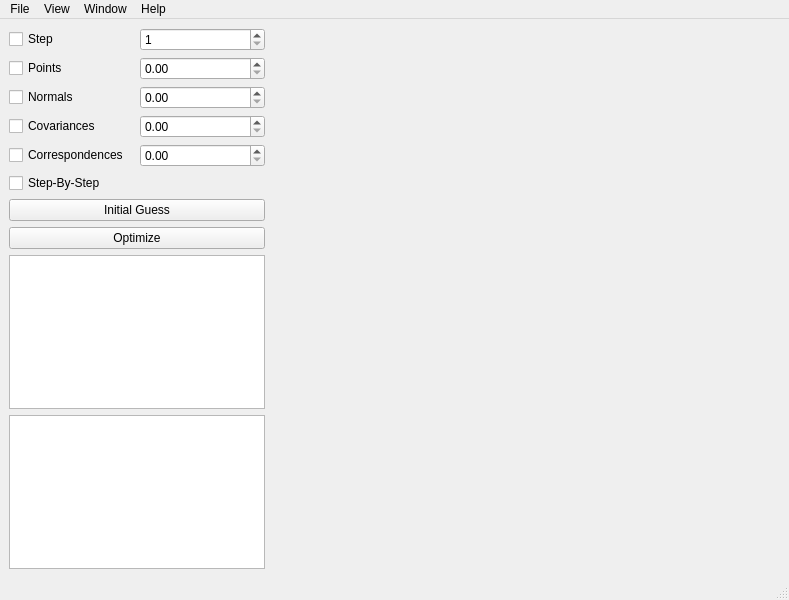
<?xml version="1.0" encoding="UTF-8"?>
<ui version="4.0">
 <class>MainWindow</class>
 <widget class="QMainWindow" name="MainWindow">
  <property name="geometry">
   <rect>
    <x>0</x>
    <y>0</y>
    <width>789</width>
    <height>600</height>
   </rect>
  </property>
  <property name="sizePolicy">
   <sizepolicy hsizetype="Maximum" vsizetype="Maximum">
    <horstretch>0</horstretch>
    <verstretch>0</verstretch>
   </sizepolicy>
  </property>
  <property name="windowTitle">
   <string>MainWindow</string>
  </property>
  <widget class="QWidget" name="centralwidget">
   <property name="sizePolicy">
    <sizepolicy hsizetype="Maximum" vsizetype="Maximum">
     <horstretch>0</horstretch>
     <verstretch>0</verstretch>
    </sizepolicy>
   </property>
   <property name="maximumSize">
    <size>
     <width>16777215</width>
     <height>16777215</height>
    </size>
   </property>
   <property name="layoutDirection">
    <enum>Qt::LeftToRight</enum>
   </property>
   <layout class="QHBoxLayout" name="horizontalLayout" stretch="0,0">
    <item>
     <layout class="QVBoxLayout" name="verticalLayout">
      <item>
       <layout class="QGridLayout" name="gridLayout">
        <item row="3" column="0">
         <widget class="QCheckBox" name="checkBox_normals">
          <property name="text">
           <string>Normals</string>
          </property>
         </widget>
        </item>
        <item row="1" column="1">
         <widget class="QSpinBox" name="spinBox_step">
          <property name="minimum">
           <number>1</number>
          </property>
         </widget>
        </item>
        <item row="5" column="0">
         <widget class="QCheckBox" name="checkBox_correspondences">
          <property name="text">
           <string>Correspondences</string>
          </property>
         </widget>
        </item>
        <item row="1" column="0">
         <widget class="QCheckBox" name="checkBox_step">
          <property name="text">
           <string>Step</string>
          </property>
         </widget>
        </item>
        <item row="2" column="0">
         <widget class="QCheckBox" name="checkBox_points">
          <property name="text">
           <string>Points</string>
          </property>
         </widget>
        </item>
        <item row="4" column="0">
         <widget class="QCheckBox" name="checkBox_covariances">
          <property name="text">
           <string>Covariances</string>
          </property>
         </widget>
        </item>
        <item row="2" column="1">
         <widget class="QDoubleSpinBox" name="doubleSpinBox_points">
          <property name="singleStep">
           <double>0.250000000000000</double>
          </property>
         </widget>
        </item>
        <item row="3" column="1">
         <widget class="QDoubleSpinBox" name="doubleSpinBox_normals">
          <property name="singleStep">
           <double>0.010000000000000</double>
          </property>
         </widget>
        </item>
        <item row="4" column="1">
         <widget class="QDoubleSpinBox" name="doubleSpinBox_covariances">
          <property name="singleStep">
           <double>0.010000000000000</double>
          </property>
         </widget>
        </item>
        <item row="5" column="1">
         <widget class="QDoubleSpinBox" name="doubleSpinBox_correspondences">
          <property name="singleStep">
           <double>0.010000000000000</double>
          </property>
         </widget>
        </item>
       </layout>
      </item>
      <item>
       <widget class="QCheckBox" name="checkBox_step_by_step">
        <property name="sizePolicy">
         <sizepolicy hsizetype="Minimum" vsizetype="Fixed">
          <horstretch>0</horstretch>
          <verstretch>0</verstretch>
         </sizepolicy>
        </property>
        <property name="text">
         <string>Step-By-Step</string>
        </property>
       </widget>
      </item>
      <item>
       <widget class="QPushButton" name="pushButton_initial_guess">
        <property name="sizePolicy">
         <sizepolicy hsizetype="Minimum" vsizetype="Fixed">
          <horstretch>0</horstretch>
          <verstretch>0</verstretch>
         </sizepolicy>
        </property>
        <property name="text">
         <string>Initial Guess</string>
        </property>
       </widget>
      </item>
      <item>
       <widget class="QPushButton" name="pushButton_optimize">
        <property name="sizePolicy">
         <sizepolicy hsizetype="Minimum" vsizetype="Fixed">
          <horstretch>0</horstretch>
          <verstretch>0</verstretch>
         </sizepolicy>
        </property>
        <property name="text">
         <string>Optimize</string>
        </property>
       </widget>
      </item>
      <item>
       <widget class="QGraphicsView" name="graphicsView1_2d">
        <property name="sizePolicy">
         <sizepolicy hsizetype="Minimum" vsizetype="Expanding">
          <horstretch>0</horstretch>
          <verstretch>0</verstretch>
         </sizepolicy>
        </property>
       </widget>
      </item>
      <item>
       <widget class="QGraphicsView" name="graphicsView2_2d">
        <property name="sizePolicy">
         <sizepolicy hsizetype="Minimum" vsizetype="Expanding">
          <horstretch>0</horstretch>
          <verstretch>0</verstretch>
         </sizepolicy>
        </property>
       </widget>
      </item>
     </layout>
    </item>
    <item>
     <layout class="QVBoxLayout" name="verticalLayout_2">
      <item>
       <spacer name="horizontalSpacer">
        <property name="orientation">
         <enum>Qt::Horizontal</enum>
        </property>
        <property name="sizeType">
         <enum>QSizePolicy::Expanding</enum>
        </property>
        <property name="sizeHint" stdset="0">
         <size>
          <width>10000</width>
          <height>0</height>
         </size>
        </property>
       </spacer>
      </item>
      <item>
       <widget class="QGLViewer" name="viewer_3d">
        <property name="sizePolicy">
         <sizepolicy hsizetype="Expanding" vsizetype="Expanding">
          <horstretch>0</horstretch>
          <verstretch>0</verstretch>
         </sizepolicy>
        </property>
       </widget>
      </item>
     </layout>
    </item>
   </layout>
  </widget>
  <widget class="QMenuBar" name="menubar">
   <property name="geometry">
    <rect>
     <x>0</x>
     <y>0</y>
     <width>789</width>
     <height>25</height>
    </rect>
   </property>
   <widget class="QMenu" name="menuFile">
    <property name="title">
     <string>File</string>
    </property>
   </widget>
   <widget class="QMenu" name="menuView">
    <property name="title">
     <string>View</string>
    </property>
    <addaction name="separator"/>
   </widget>
   <widget class="QMenu" name="menuHelp">
    <property name="title">
     <string>Help</string>
    </property>
   </widget>
   <widget class="QMenu" name="menuWindow">
    <property name="title">
     <string>Window</string>
    </property>
   </widget>
   <addaction name="menuFile"/>
   <addaction name="menuView"/>
   <addaction name="menuWindow"/>
   <addaction name="menuHelp"/>
  </widget>
  <widget class="QStatusBar" name="statusbar"/>
  <action name="actionQuit">
   <property name="text">
    <string>Quit</string>
   </property>
  </action>
  <action name="actionPoints">
   <property name="text">
    <string>Points</string>
   </property>
  </action>
  <action name="actionNormals">
   <property name="text">
    <string>Normals</string>
   </property>
  </action>
  <action name="actionCovariances">
   <property name="text">
    <string>Covariances</string>
   </property>
  </action>
  <action name="actionCorrespndences">
   <property name="text">
    <string>Correspndences</string>
   </property>
  </action>
  <action name="actionStep">
   <property name="text">
    <string>Step</string>
   </property>
  </action>
  <action name="actionAbout">
   <property name="text">
    <string>About DM Viewer</string>
   </property>
  </action>
  <action name="actionMinimize">
   <property name="text">
    <string>Minimize</string>
   </property>
  </action>
  <action name="actionMaximize">
   <property name="text">
    <string>Maximize</string>
   </property>
  </action>
 </widget>
 <customwidgets>
  <customwidget>
   <class>QGLViewer</class>
   <extends>QWidget</extends>
   <header>QGLViewer/qglviewer.h</header>
  </customwidget>
 </customwidgets>
 <resources/>
 <connections>
  <connection>
   <sender>checkBox_step</sender>
   <signal>toggled(bool)</signal>
   <receiver>spinBox_step</receiver>
   <slot>setEnabled(bool)</slot>
   <hints>
    <hint type="sourcelabel">
     <x>87</x>
     <y>51</y>
    </hint>
    <hint type="destinationlabel">
     <x>193</x>
     <y>48</y>
    </hint>
   </hints>
  </connection>
  <connection>
   <sender>checkBox_points</sender>
   <signal>toggled(bool)</signal>
   <receiver>doubleSpinBox_points</receiver>
   <slot>setEnabled(bool)</slot>
   <hints>
    <hint type="sourcelabel">
     <x>92</x>
     <y>76</y>
    </hint>
    <hint type="destinationlabel">
     <x>200</x>
     <y>81</y>
    </hint>
   </hints>
  </connection>
  <connection>
   <sender>checkBox_normals</sender>
   <signal>toggled(bool)</signal>
   <receiver>doubleSpinBox_normals</receiver>
   <slot>setEnabled(bool)</slot>
   <hints>
    <hint type="sourcelabel">
     <x>101</x>
     <y>119</y>
    </hint>
    <hint type="destinationlabel">
     <x>194</x>
     <y>114</y>
    </hint>
   </hints>
  </connection>
  <connection>
   <sender>checkBox_covariances</sender>
   <signal>toggled(bool)</signal>
   <receiver>doubleSpinBox_covariances</receiver>
   <slot>setEnabled(bool)</slot>
   <hints>
    <hint type="sourcelabel">
     <x>45</x>
     <y>155</y>
    </hint>
    <hint type="destinationlabel">
     <x>224</x>
     <y>146</y>
    </hint>
   </hints>
  </connection>
  <connection>
   <sender>checkBox_correspondences</sender>
   <signal>toggled(bool)</signal>
   <receiver>doubleSpinBox_correspondences</receiver>
   <slot>setEnabled(bool)</slot>
   <hints>
    <hint type="sourcelabel">
     <x>94</x>
     <y>180</y>
    </hint>
    <hint type="destinationlabel">
     <x>204</x>
     <y>181</y>
    </hint>
   </hints>
  </connection>
 </connections>
</ui>
